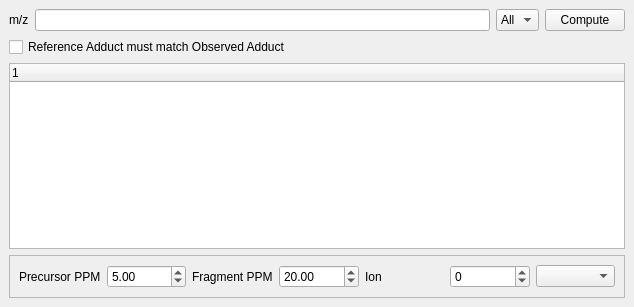
<?xml version="1.0" encoding="UTF-8"?>
<ui version="4.0">
 <class>MassCalcWidget</class>
 <widget class="QDockWidget" name="MassCalcWidget">
  <property name="geometry">
   <rect>
    <x>0</x>
    <y>0</y>
    <width>634</width>
    <height>307</height>
   </rect>
  </property>
  <property name="sizePolicy">
   <sizepolicy hsizetype="Preferred" vsizetype="Preferred">
    <horstretch>0</horstretch>
    <verstretch>14</verstretch>
   </sizepolicy>
  </property>
  <property name="windowTitle">
   <string>Compound Search</string>
  </property>
  <widget class="QWidget" name="dockWidgetContents">
   <layout class="QVBoxLayout" name="verticalLayout">
    <item>
     <layout class="QHBoxLayout" name="horizontalLayout_5">
      <item>
       <widget class="QLabel" name="label">
        <property name="text">
         <string>m/z</string>
        </property>
       </widget>
      </item>
      <item>
       <widget class="QLineEdit" name="lineEdit"/>
      </item>
      <item>
       <widget class="QComboBox" name="databaseSelect">
        <item>
         <property name="text">
          <string>All</string>
         </property>
        </item>
       </widget>
      </item>
      <item>
       <widget class="QPushButton" name="computeButton">
        <property name="text">
         <string>Compute</string>
        </property>
       </widget>
      </item>
     </layout>
    </item>
    <item>
     <widget class="QCheckBox" name="chkReferenceObservedAdductMatch">
      <property name="text">
       <string>Reference Adduct must match Observed Adduct</string>
      </property>
     </widget>
    </item>
    <item>
     <widget class="QTreeWidget" name="treeWidget">
      <column>
       <property name="text">
        <string notr="true">1</string>
       </property>
      </column>
     </widget>
    </item>
    <item>
     <widget class="QFrame" name="frame">
      <property name="frameShape">
       <enum>QFrame::StyledPanel</enum>
      </property>
      <property name="frameShadow">
       <enum>QFrame::Raised</enum>
      </property>
      <layout class="QGridLayout" name="gridLayout">
       <item row="0" column="4">
        <widget class="QDoubleSpinBox" name="fragmentPPM">
         <property name="minimum">
          <double>0.250000000000000</double>
         </property>
         <property name="maximum">
          <double>10000.000000000000000</double>
         </property>
         <property name="singleStep">
          <double>0.250000000000000</double>
         </property>
         <property name="value">
          <double>20.000000000000000</double>
         </property>
        </widget>
       </item>
       <item row="0" column="9">
        <widget class="QComboBox" name="scoringSchema"/>
       </item>
       <item row="0" column="1">
        <widget class="QDoubleSpinBox" name="maxppmdiff">
         <property name="minimum">
          <double>0.250000000000000</double>
         </property>
         <property name="maximum">
          <double>10000.000000000000000</double>
         </property>
         <property name="singleStep">
          <double>0.250000000000000</double>
         </property>
         <property name="value">
          <double>5.000000000000000</double>
         </property>
        </widget>
       </item>
       <item row="0" column="0">
        <widget class="QLabel" name="label_3">
         <property name="layoutDirection">
          <enum>Qt::RightToLeft</enum>
         </property>
         <property name="text">
          <string>Precursor PPM</string>
         </property>
        </widget>
       </item>
       <item row="0" column="8">
        <widget class="QDoubleSpinBox" name="ionization">
         <property name="decimals">
          <number>0</number>
         </property>
         <property name="minimum">
          <double>-99.000000000000000</double>
         </property>
        </widget>
       </item>
       <item row="0" column="6">
        <widget class="QLabel" name="label_2">
         <property name="layoutDirection">
          <enum>Qt::RightToLeft</enum>
         </property>
         <property name="text">
          <string>Ion</string>
         </property>
        </widget>
       </item>
       <item row="0" column="3">
        <widget class="QLabel" name="label_4">
         <property name="text">
          <string>Fragment PPM</string>
         </property>
        </widget>
       </item>
      </layout>
     </widget>
    </item>
   </layout>
  </widget>
 </widget>
 <resources/>
 <connections/>
</ui>
